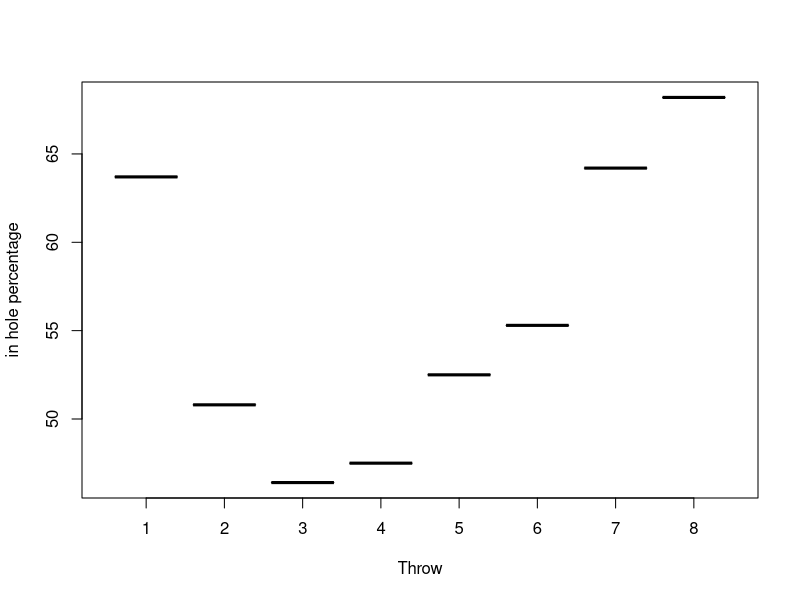
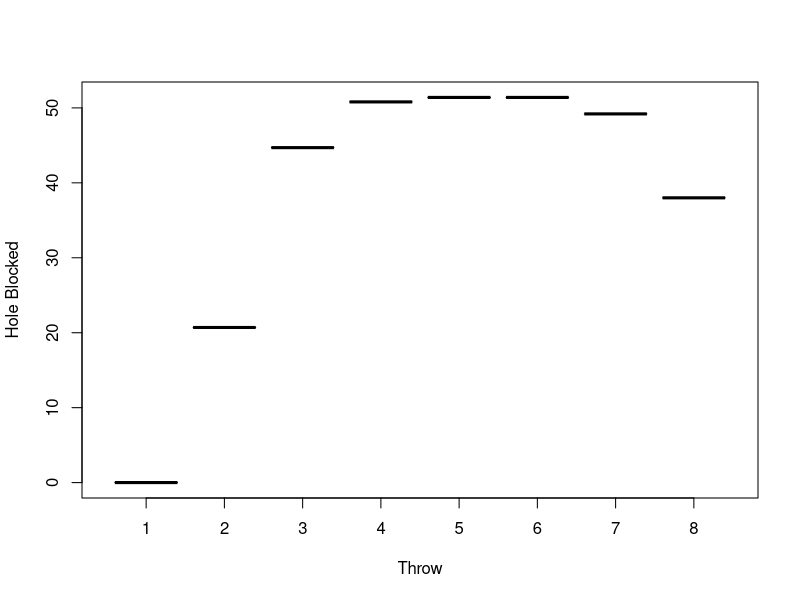

Generate these figures, in order, with R:
## ---- chunk 1
library(readr)
library(tidyverse)
## ---- chunk 2
# data <- read.csv("STOR 538_ P1 - Sheet1.csv", header=TRUE, skip=1)
# data$Match. <- as.factor(data$Match.)
# data$Round. <- as.factor(data$Round.)
# data$Throw_Number <- as.factor(data$Throw_Number)
# data$Bag. <- as.factor(data$Bag.)


# data_cleaned <- data%>%
# filter(Round. != "FINAL")
## ---- chunk 3
Master <- read.csv("master.csv", header=TRUE, skip=1)
Game_scores <- read.csv("Game_scores.csv", header=TRUE)
Round_scores <- read.csv("Round_scores.csv", header=TRUE)

Master$Match <- as.factor(Master$Match)
Master$Round <- as.factor(Master$Round)
Master$Throw_Number <- as.factor(Master$Throw_Number)
Master$Bag_Number <- as.factor(Master$Bag_Number)
## ---- chunk 4
head(Master)
## ---- chunk 5
Throw_breakdown <- Master%>%
  group_by(Throw_Number)%>%
  summarise(total = n(),
            in_hole_pct = round(sum(In_Hole)/total*100,1),
            on_board_pct = round(sum(On_Board)/total*100,1),
            missed_board_pct = round(sum(Missed_Board)/total*100,1),
            avg_Own_bags_dragged = sum(Own_Other_Bags_Dragged_In)/total,
            avg_Opponent_Bags_Dragged_In = sum(Opponent_Bags_Dragged_In)/total,
            avg_Own_Other_Bags_Knocked_Off = sum(Own_Other_Bags_Knocked_Off)/total,
            avg_Opponent_Other_Bags_Knocked_Off = sum(Opponent_Other_Bags_Knocked_Off)/total,
            Hole_Blocked_Before_Throw_pct = round(sum(as.numeric(Hole_Blocked_Before_Throw))/total*100,1),
            Hole_Blocked_After_pct = round(sum(Hole_Blocked_After_Throw)/total*100,1))

Throw_breakdown
## ---- chunk 6
in_hole_by_throw_plot <- plot(Throw_breakdown$Throw_Number, Throw_breakdown$in_hole_pct, xlab = "Throw", ylab = "in hole percentage")
in_hole_by_throw_plot
## ---- chunk 7
blocked_by_throw_plot <- plot(Throw_breakdown$Throw_Number, Throw_breakdown$Hole_Blocked_Before_Throw_pct, xlab = "Throw", ylab = "Hole Blocked")
blocked_by_throw_plot
